Frame 1 (no input): blank canvas, image omitted
Frame 60 (no input): blank canvas, image omitted
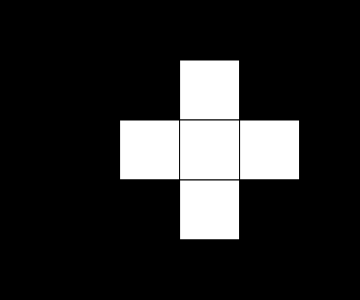
Frame 120 (the mouse pressed at the canvas centre since frame 60)

The p5.js sketch whose frames 1 and 60 were blank and that drew this single picture after the mouse press (run headless with seeded random() and noise() and a simulated clock; from frame 60 on, the mouse is pressed at the canvas centre):

// p5.js sketch
// ── sketch.js
// 2D Arrays (Puzzle Starter)
// Mason Wick
// 11/3/26

let grid = [
  [0, 0, 0, 0, 0, 0], 
  [0, 0, 0, 0, 0, 0], 
  [0, 0, 0, 0, 0, 0], 
  [0, 0, 0, 0, 0, 0], 
  [0, 0, 0, 0, 0, 0]
];
let rows = grid.length;
let cols = grid[0].length;
let tileSize = 60;

async function setup() {
  createCanvas(cols*tileSize, rows*tileSize);
}

function draw() {
  background(220);
  renderGrid();
}

function mousePressed(){
  if (mouseX < width && mouseY < height) {
    let x = getCurrentX();
    let y = getCurrentY();
    flip(x, y);
    if (x-1 >= 0){
      flip(x-1, y);
    }
    if (y-1 >= 0){
      flip(x, y-1);
    }
    if (x+1 <= 5){
      flip(x+1, y);
    }
    if (y+1 <= 4){
      flip(x, y+1);
    }
  }
}

function getCurrentX() {
  let constrainedX = constrain(mouseX, 0, width - 1);
  return int(constrainedX/tileSize);
}

function getCurrentY() {
  let constrainedY = constrain(mouseY, 0, height - 1);
  return int(constrainedY/tileSize);
}

function flip(x, y) {
  if(grid[y][x] === 255) {
    grid[y][x] = 0;
  }
  else {
    grid[y][x] = 255;
  }
}

function renderGrid(){
  // interpret the data stored in 2D array and draw a matrix to square to reflect it.
  for (let y = 0; y < rows; y++){
    for (let x = 0; x < cols; x++){
      let fillColor =  grid[y][x];
      fill(fillColor);
      square(x*tileSize, y*tileSize, tileSize);
    }
  }
}
